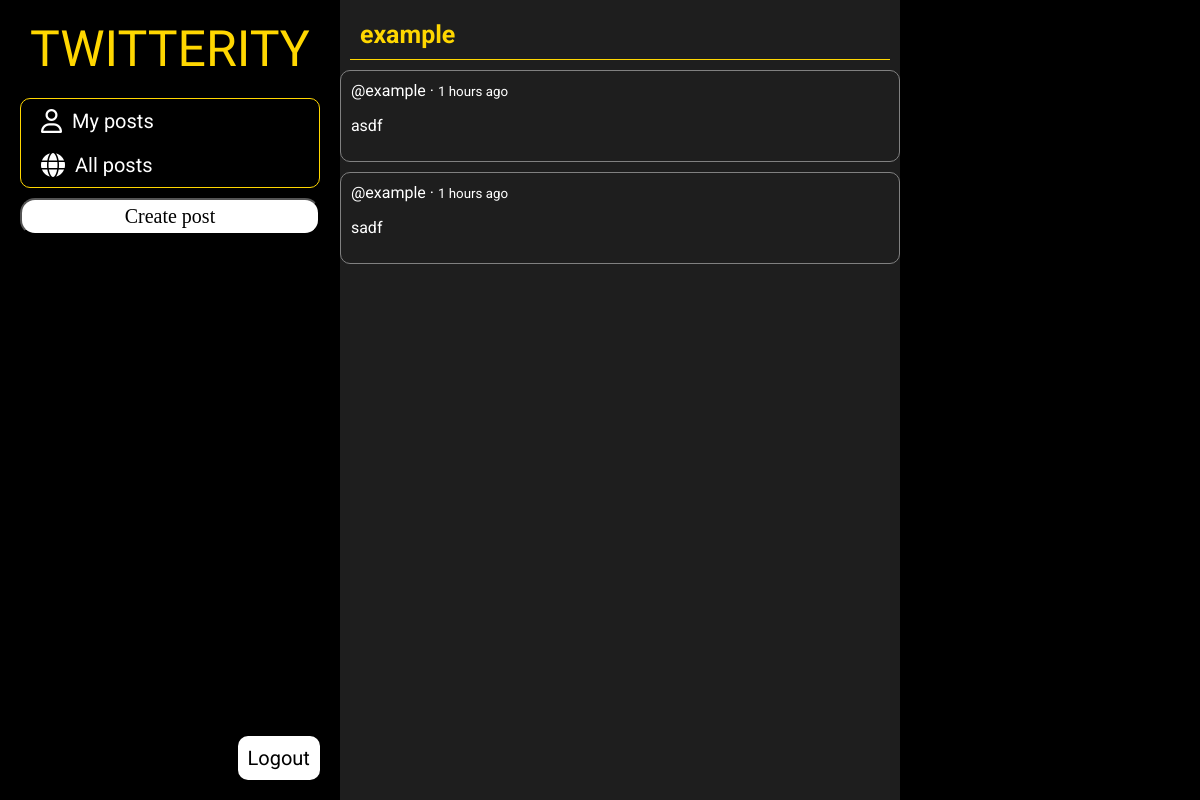
The app's page /posts (signed in), older data.
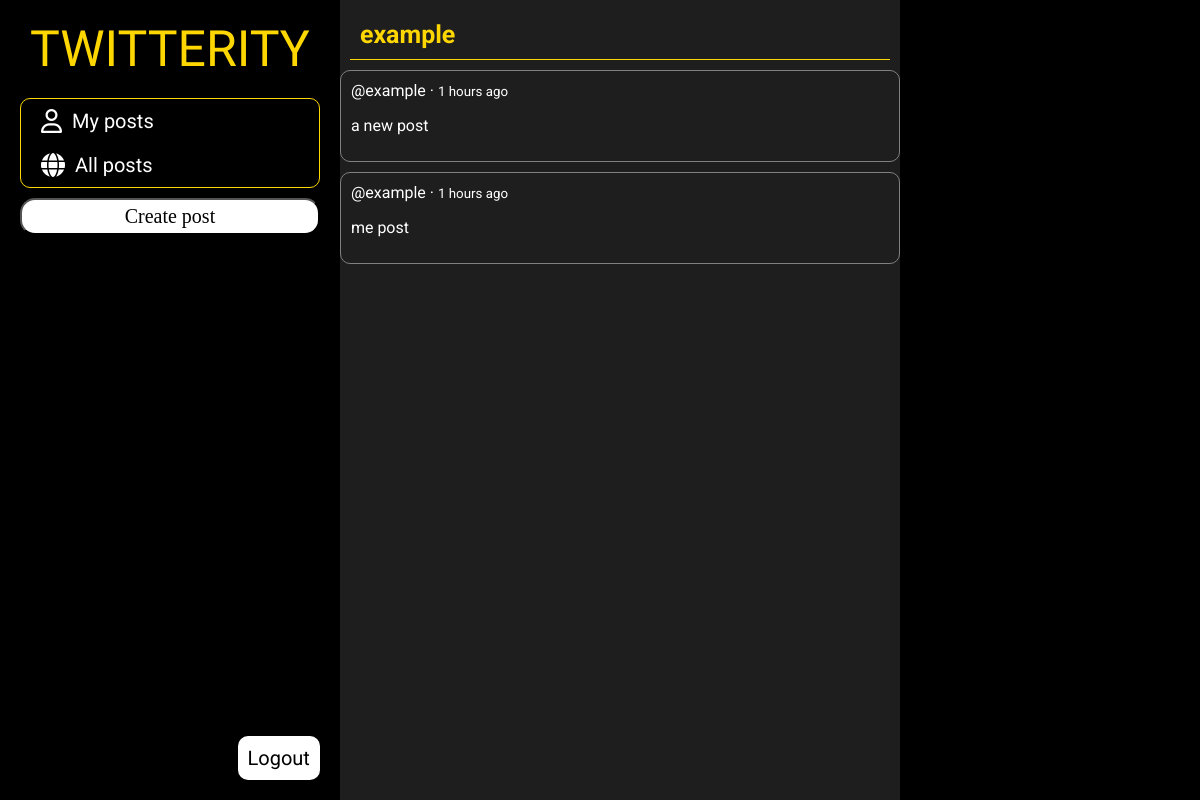
The same page, newer data.
### tables this page shows
CREATE TABLE posts (
                id INTEGER PRIMARY KEY AUTOINCREMENT,
                user_id INTEGER NOT NULL,
                content TEXT NOT NULL,
                created_at DATETIME DEFAULT CURRENT_TIMESTAMP,
                FOREIGN KEY (user_id) REFERENCES users(id)
            );

### controllers/PageController.php (called while the page is built, shortened)
<?php
require_once __DIR__ . '/../classes/Auth.php';
require_once __DIR__ . '/../classes/View.php';
require_once __DIR__ . '/PostController.php';
class PageController {
    public static function posts() {
        $posts = PostController::getAllPosts();
        $userId = Auth::getCurrentUserId();
        View::renderWithLayout('partials/posts-content', [
            'posts' => $posts,
            'userId' => $userId,
            'pageTitle' => 'All Posts',
            'includeFontAwesome' => true,
            'includeJQuery' => true,
            'includeScript' => true
        ]);
    }
}

### classes/Router.php (called while the page is built, shortened)
<?php
class Router {
    private static $routes = [];
    private static function addRoute($methods, $uri, $controller, $action) {
        if (!is_array($methods)) {
            $methods = [$methods];
        }
        foreach ($methods as $method) {
            self::$routes[$method][$uri] = [
                'controller' => $controller,
                'action' => $action
            ];
        }
    }
    public static function dispatch() {
        $method = $_SERVER['REQUEST_METHOD'];
        $uri = self::getUri();
        if (isset(self::$routes[$method][$uri])) {
            return self::executeRoute(self::$routes[$method][$uri]);
        }
    }
    private static function getUri() {
        $uri = $_SERVER['REQUEST_URI'];
        return $uri;
    }
    private static function executeRoute($route) {
        $controllerName = $route['controller'];
        if (strpos($controllerName, '::') !== false) {
            list($class, $method) = explode('::', $controllerName);
            if (class_exists($class) && method_exists($class, $method)) {
                return $class::$method();
            }
        }
    }
}

### index.php (called while the page is built, shortened)
<?php
require_once __DIR__ . '/classes/Database.php';
require_once __DIR__ . '/classes/Post.php';
require_once __DIR__ . '/classes/Auth.php';
require_once __DIR__ . '/classes/View.php';
require_once __DIR__ . '/classes/Router.php';
require_once __DIR__ . '/controllers/PostController.php';
require_once __DIR__ . '/controllers/PageController.php';
Router::dispatch();

### classes/Auth.php (called while the page is built, shortened)
<?php
class Auth {
    public static function getCurrentUserName() {
        return $_SESSION['name'] ?? null;
    }
}

### classes/Database.php (called while the page is built, shortened)
<?php
class Database {
    private static $instance = null;
    private $connection;
    private $dbPath;
    private function __construct() {
        $this->dbPath = __DIR__ . '/../database.sqlite';
    }
    public static function getInstance() {
        if (self::$instance === null) {
            self::$instance = new self();
        }
        return self::$instance;
    }
    private function connect() {
        try {
            $this->connection = new PDO('sqlite:' . $this->dbPath);
            $this->connection->setAttribute(PDO::ATTR_ERRMODE, PDO::ERRMODE_EXCEPTION);
            $this->connection->setAttribute(PDO::ATTR_DEFAULT_FETCH_MODE, PDO::FETCH_ASSOC);
        } catch (PDOException $e) {
            die("Error: Database connection failed. " . $e->getMessage());
        }
    }
    private function createTables() {
        $this->connection->exec("
            CREATE TABLE IF NOT EXISTS users (
                id INTEGER PRIMARY KEY AUTOINCREMENT,
                name TEXT NOT NULL,
                email TEXT UNIQUE NOT NULL,
                password TEXT NOT NULL,
                created_at DATETIME DEFAULT CURRENT_TIMESTAMP
            )
        ");
        $this->connection->exec("
            CREATE TABLE IF NOT EXISTS posts (
                id INTEGER PRIMARY KEY AUTOINCREMENT,
                user_id INTEGER NOT NULL,
                content TEXT NOT NULL,
                created_at DATETIME DEFAULT CURRENT_TIMESTAMP,
                FOREIGN KEY (user_id) REFERENCES users(id)
            )
        ");
    }
    public function prepare($sql) {
        return $this->connection->prepare($sql);
    }
}

### classes/Post.php (called while the page is built, shortened)
<?php
require_once 'Database.php';
class Post {
    public static function getAllPostsWithUsers() {
        $db = Database::getInstance();
        $stmt = $db->prepare("
            SELECT posts.*, users.name, users.email
            FROM posts
            JOIN users ON posts.user_id = users.id
            ORDER BY posts.created_at DESC
        ");
        $stmt->execute();
        return $stmt->fetchAll();
    }
    public static function calculateTimeAgo($datetime) {
        $now = new DateTime();
        $created_at = new DateTime($datetime);
        $diff = $now->diff($created_at);
        if ($diff->y > 0) {
            return $diff->y . ' years ago';
        } elseif ($diff->m > 0) {
            return $diff->m . ' months ago';
        } elseif ($diff->d > 0) {
            return $diff->d . ' days ago';
        } elseif ($diff->h > 0) {
            return $diff->h . ' hours ago';
        } elseif ($diff->i > 0) {
            return $diff->i . ' minutes ago';
        } elseif ($diff->s > 0) {
            return $diff->s . ' seconds ago';
        }
        return 'just now';
    }
}

### controllers/PostController.php (called while the page is built, shortened)
<?php
require_once __DIR__ . '/../classes/Post.php';
require_once __DIR__ . '/../classes/Auth.php';
class PostController {
    public static function getAllPosts() {
        return Post::getAllPostsWithUsers();
    }
}

### views/partials/posts-content.php (the view, shortened to what this page needs)
<div class="wrapper">
    <div class="aside-1">
        <div class="aside-1-1">
            <div class="header">
                <span class="logo">Twitterity</span>
                <nav class="navbar">
                    <a href="/dashboard"><i class="fa-regular fa-user"></i>My posts</a>
                    <a href="/posts"><i class="fa-solid fa-globe"></i>All posts</a>
                </nav>
                <div class="crtpost" id="createPost"><button>Create post</button></div>
                <span class="logout"><a href="/logout">Logout</a></span>
            </div>
        </div>
    </div>
    <div class="main">
        <div class="welcome"><?php echo Auth::getCurrentUserName();?></div>
        <div class="vievpost">
            <div class="postlist">
                <?php if (!empty($posts)): ?>
                    <?php foreach ($posts as $post): ?>
                        <div class="vievpostitem" id="post-<?php echo $post['id']; ?>">
                            <div class="post-actions">
                                <?php $time_ago = Post::calculateTimeAgo($post['created_at']); ?>
                                <?php echo '@' . htmlspecialchars($post['name']) . ' &middot ' . '<small>' . $time_ago . '</small>' ?>
                                <p><?php echo htmlspecialchars($post['content']); ?></p>
                            </div>
                        </div>
                    <?php endforeach; ?>
                <?php else: ?>
                    <p>Немає постів.</p>
                <?php endif; ?>
            </div>
        </div>
    </div>
    <div class="aside-2"></div>
</div>

### classes/View.php (shortened to what this page needs)
<?php
class View {
    public static function render($viewName, $data = [], $layout = null) {
        extract($data);
        include __DIR__ . "/../views/{$viewName}.php";
        $content = ob_get_clean();
        if ($layout) {
            $data['content'] = $content;
            extract($data);
            include __DIR__ . "/../views/layouts/{$layout}.php";
        } else {
            echo $content;
        }
    }
    public static function renderWithLayout($viewName, $data = [], $layout = 'base') {
        self::render($viewName, $data, $layout);
    }
}

### views/layouts/base.php (shortened to what this page needs)
<!DOCTYPE html>
<html lang="en">
<head>
    <link rel="stylesheet" href="css/style.css?v=1">
    <?php if (isset($includeFontAwesome) && $includeFontAwesome): ?>
    <link rel="stylesheet" href="https://cdnjs.cloudflare.com/ajax/libs/font-awesome/6.7.2/css/all.min.css"
/>
    <?php endif; ?>
</head>
<body>
    <?php echo $content; ?>
</body>
</html>

### css/style.css (style rules this page uses)
html { font-family: Roboto, sans-serif; }
body { margin: 0; }
.wrapper { display: flex; flex-flow: row nowrap; height: 100vh; }
.wrapper > * { padding: 10px; flex: 1; }
.aside-1 { background: black; }
.main { background: #1e1e1e; padding: 0; }
.aside-2 { background: black; }
@media all and (min-width: 600px) { .aside-1 { flex: 1 1 0; } }
@media all and (min-width: 600px) { .aside-2 { flex: 1 1 0; } }
@media all and (min-width: 800px) { .main { flex: 2 1 0; } }
@media all and (min-width: 800px) { .aside-1 { order: 1; } }
@media all and (min-width: 800px) { .main { order: 2; } }
@media all and (min-width: 800px) { .aside-2 { order: 3; } }
.aside-1-1 { display: flex; justify-content: flex-end; height: 100%; }
.header { position: relative; padding: 10px 10px; }
.logo { font-family: jaro, sans-serif; color: #ffd700; text-transform: uppercase; font-size: 50px; padding: 10px 10px; margin-bottom: 20px; }
.navbar { display: flex; flex-direction: column; justify-content: space-around; border: 1px #ffd700 solid; gap: 10px; margin-top: 20px; padding: 5px 10px; border-radius: 10px; }
.navbar a { display: flex; align-items: center; gap: 10px; color: white; text-decoration: none; font-size: 20px; padding: 5px 10px; transition: all 0.3s ease; }
.navbar i { font-size: 24px; }
.crtpost { font-size: 20px; margin-top: 10px; text-align: center; cursor: pointer; }
.crtpost button { display: block; width: 100%; font-size: 20px; font-family: tim; padding: 5px; text-decoration: none; color: black; background: white; border-radius: 15px; }
.logout { background: white; padding: 10px 10px; border-radius: 10px; position: absolute; bottom: 10px; right: 10px; font-size: 20px; }
.logout a { color: black; text-decoration: none; }
.welcome { text-transform: initial; font-size: 25px; font-weight: bold; padding: 10px 10px; border-bottom: 1px solid #ffd700; color: #ffd700; margin: 10px; }
.post-actions { color: white; }
.vievpostitem { border: 1px solid grey; border-radius: 10px; padding: 10px; margin-bottom: 10px; }

Row changes from the older to the newer data that the page shows:
removed posts: name "example", created_at "1 hours ago", content "asdf"
removed posts: name "example", created_at "1 hours ago", content "sadf"
added posts: name "example", created_at "1 hours ago", content "a new post"
added posts: name "example", created_at "1 hours ago", content "me post"
